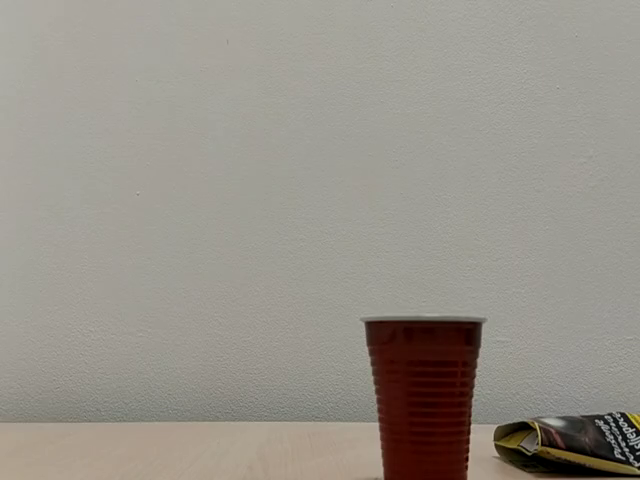
#> input picture frame 28 of casa_480.mp4, 640 x 480 px
$ python new.py
#> lines starting #> are read from the running program, lines starting #| are printed output that depends on the picture
import cv2
from blockmatching import *
from numpy import  hstack
cap = cv2.VideoCapture('casa_480.mp4')
started = False
old_frame = None
background = None
# Learning rate
alpha = 0.01

while cap.isOpened():
    ret, frame = cap.read()
#> frame is the input picture: shape (480, 640, 3); mean B, G, R 137.9, 146.4, 151.3
    if ret == True:
        frame = cv2.cvtColor(frame, cv2.COLOR_BGR2GRAY)
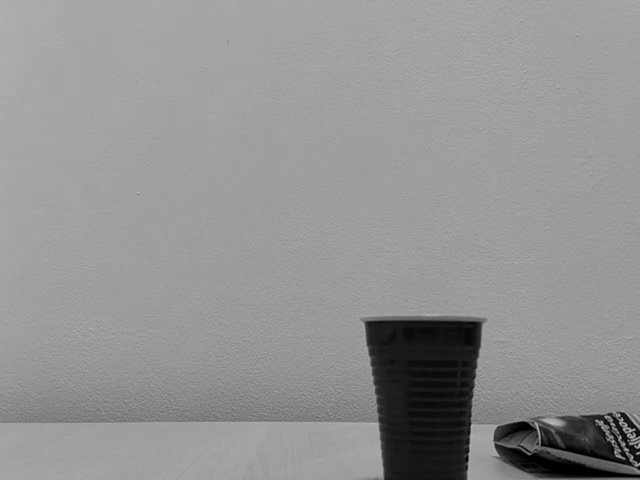
#> frame: shape (480, 640); min 0, max 183, mean 146.9
        if started is False:
#> (the run stopped early here; a loop or call above may not have finished)

$ run again, starting later in the video
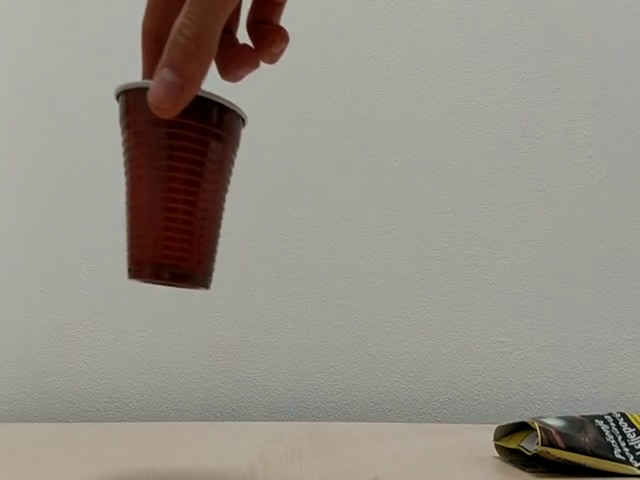
#> input picture frame 128 of casa_480.mp4, 640 x 480 px
#> frame is the input picture: shape (480, 640, 3); mean B, G, R 135.1, 143.4, 148.6
#> `frame = cv2.cvtColor(frame, cv2.COLOR_BGR2GRAY)`:
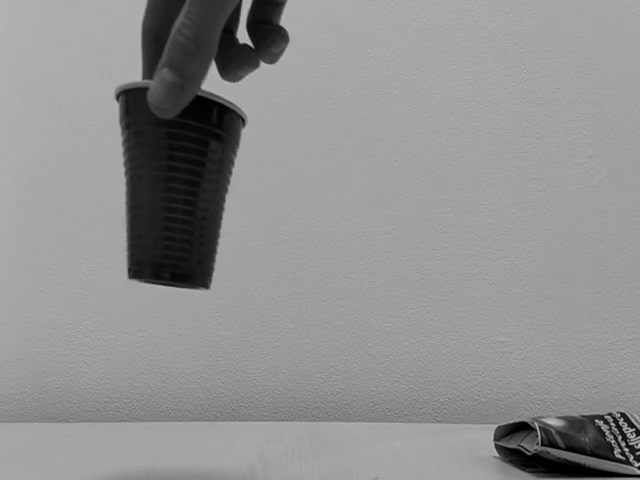
#> frame: shape (480, 640); min 0, max 189, mean 144.2

$ run again, starting later in the video
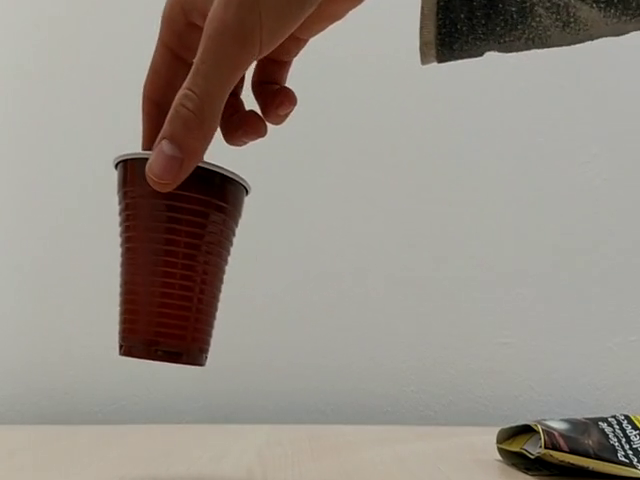
#> input picture frame 228 of casa_480.mp4, 640 x 480 px
#> frame is the input picture: shape (480, 640, 3); mean B, G, R 134.5, 142.8, 149.9
#> `frame = cv2.cvtColor(frame, cv2.COLOR_BGR2GRAY)`:
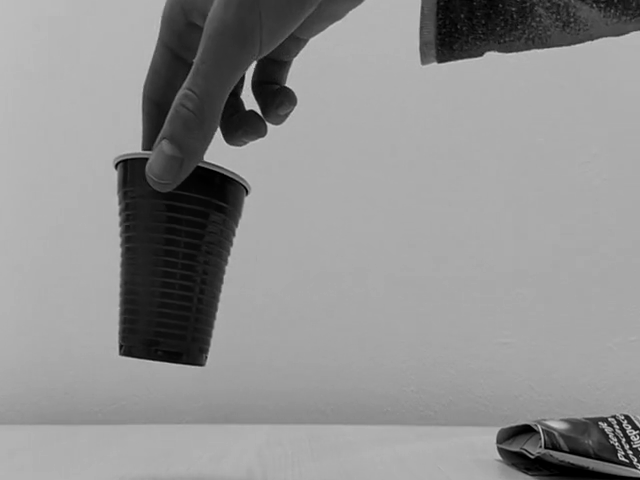
#> frame: shape (480, 640); min 0, max 206, mean 144.1
